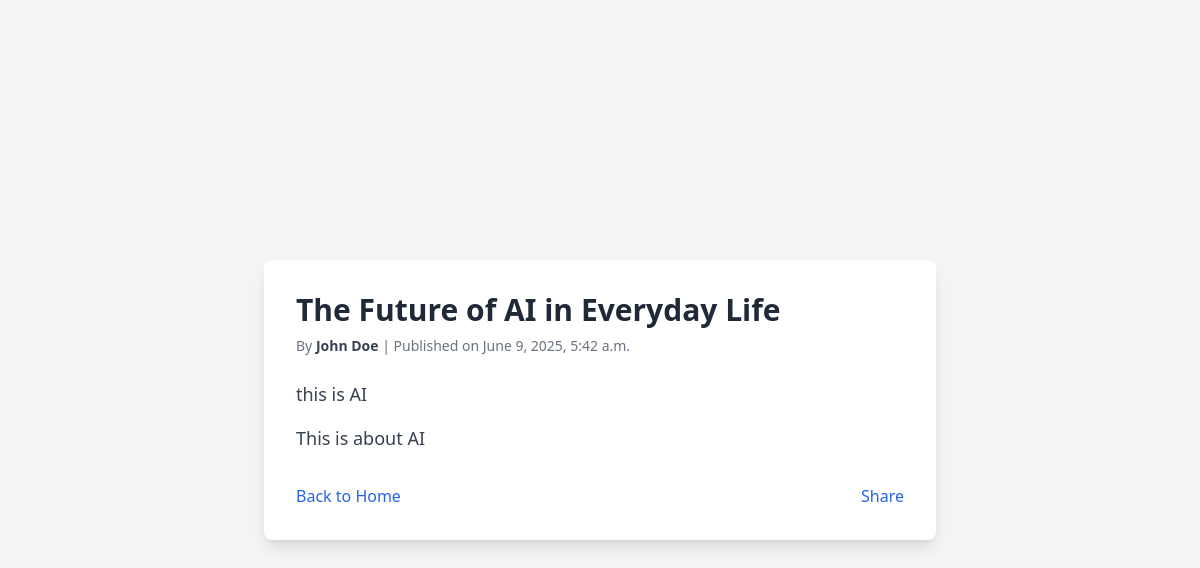
Page /blog/1/ on the committed database.
### blog/models.py (models this page shows, shortened)
class Post(models.Model):
    title = models.CharField(max_length = 200)
    content = models.TextField()
    date = models.DateTimeField(auto_now_add=True)
    author = models.CharField(max_length=100)
    description = models.TextField()
    tags = models.CharField(max_length=200)
    isActive = models.BooleanField(default=True)
    image = models.OneToOneField(Image, on_delete=models.CASCADE, null=True, blank=True)
    Category = models.ForeignKey(Category, on_delete=models.CASCADE, null=True, blank=True)
    Viewers = models.ManyToManyField(Viewers, blank=True , null=True)

### blog/views.py (the view)
# urls.py: path("<int:pk>/",post_detail, name='post_detail'),
def post_detail(request, pk):
    post = Post.objects.get(pk=pk)
    return render(request, "post_detail.html",context={"post": post})

### blog/templates/post_detail.html (shortened to what this page needs)
<!DOCTYPE html>
<html lang="en">
<head>
    <script src="https://cdn.tailwindcss.com"></script>
</head>
<body class="bg-gray-100 min-h-screen flex items-center justify-center">
    <div class="bg-white shadow-lg rounded-lg p-8 max-w-2xl w-full">
        <div class="post-title text-3xl font-bold text-gray-800 mb-2">{{post.title}}</div>
        <div class="post-meta text-sm text-gray-500 mb-6">
            By <span class="font-semibold text-gray-700">{{post.author}}</span> | Published on {{post.date}}
        </div>
        <div class="post-content text-lg text-gray-700 space-y-4 mb-8">
            <p>
               {{post.content}}
            </p>
            <p>
                {{post.description}}
            </p>
        </div>
        <div class="post-actions mt-8 flex justify-between">
            <a href="{% url 'home' %}" class="text-blue-600 hover:underline">Back to Home</a>
            <a href="#" class="text-blue-600 hover:underline">Share</a>
    </div>
</body>
</html>

### rows in the picture
Post: title "The Future of AI in Everyday Life", author "John Doe", date "June 9, 2025, 5:42 a.m.", content "this is AI", description "This is about AI"
